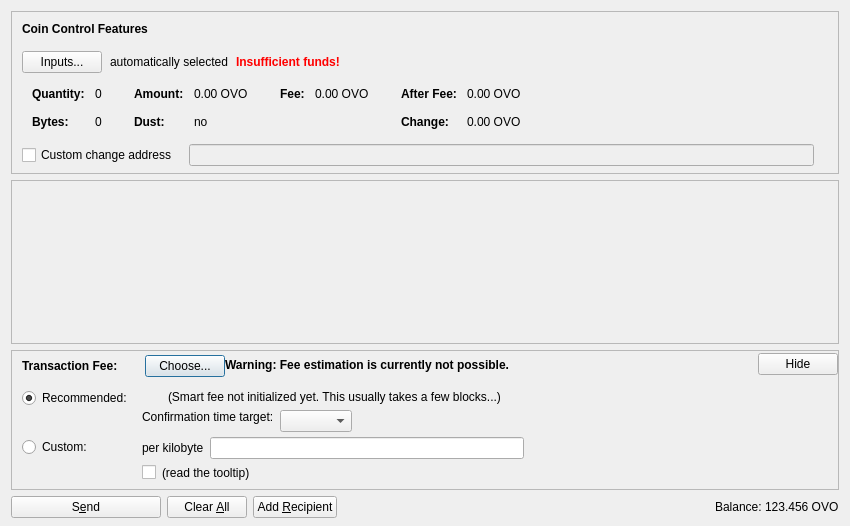
<?xml version="1.0" encoding="UTF-8"?>
<ui version="4.0">
 <class>SendCoinsDialog</class>
 <widget class="QDialog" name="SendCoinsDialog">
  <property name="geometry">
   <rect>
    <x>0</x>
    <y>0</y>
    <width>850</width>
    <height>526</height>
   </rect>
  </property>
  <property name="windowTitle">
   <string>Send Coins</string>
  </property>
  <layout class="QVBoxLayout" name="verticalLayout" stretch="0,1,0,0">
   <property name="bottomMargin">
    <number>8</number>
   </property>
   <item>
    <widget class="QFrame" name="frameCoinControl">
     <property name="sizePolicy">
      <sizepolicy hsizetype="Expanding" vsizetype="Expanding">
       <horstretch>0</horstretch>
       <verstretch>0</verstretch>
      </sizepolicy>
     </property>
     <property name="maximumSize">
      <size>
       <width>16777215</width>
       <height>16777215</height>
      </size>
     </property>
     <property name="frameShape">
      <enum>QFrame::StyledPanel</enum>
     </property>
     <property name="frameShadow">
      <enum>QFrame::Sunken</enum>
     </property>
     <layout class="QVBoxLayout" name="verticalLayoutCoinControl2">
      <property name="spacing">
       <number>0</number>
      </property>
      <property name="leftMargin">
       <number>0</number>
      </property>
      <property name="topMargin">
       <number>0</number>
      </property>
      <property name="rightMargin">
       <number>0</number>
      </property>
      <property name="bottomMargin">
       <number>6</number>
      </property>
      <item>
       <layout class="QVBoxLayout" name="verticalLayoutCoinControl" stretch="0,0,0,0,1">
        <property name="spacing">
         <number>0</number>
        </property>
        <property name="leftMargin">
         <number>10</number>
        </property>
        <property name="topMargin">
         <number>10</number>
        </property>
        <item>
         <layout class="QHBoxLayout" name="horizontalLayoutCoinControl1">
          <property name="bottomMargin">
           <number>15</number>
          </property>
          <item>
           <widget class="QLabel" name="labelCoinControlFeatures">
            <property name="sizePolicy">
             <sizepolicy hsizetype="Preferred" vsizetype="Maximum">
              <horstretch>0</horstretch>
              <verstretch>0</verstretch>
             </sizepolicy>
            </property>
            <property name="font">
             <font>
              <weight>75</weight>
              <bold>true</bold>
             </font>
            </property>
            <property name="styleSheet">
             <string notr="true">font-weight:bold;</string>
            </property>
            <property name="text">
             <string>Coin Control Features</string>
            </property>
           </widget>
          </item>
         </layout>
        </item>
        <item>
         <layout class="QHBoxLayout" name="horizontalLayoutCoinControl2" stretch="0,0,0,0">
          <property name="spacing">
           <number>8</number>
          </property>
          <property name="bottomMargin">
           <number>10</number>
          </property>
          <item>
           <widget class="QPushButton" name="pushButtonCoinControl">
            <property name="styleSheet">
             <string notr="true"/>
            </property>
            <property name="text">
             <string>Inputs...</string>
            </property>
            <property name="autoDefault">
             <bool>false</bool>
            </property>
           </widget>
          </item>
          <item>
           <widget class="QLabel" name="labelCoinControlAutomaticallySelected">
            <property name="text">
             <string>automatically selected</string>
            </property>
            <property name="margin">
             <number>5</number>
            </property>
           </widget>
          </item>
          <item>
           <widget class="QLabel" name="labelCoinControlInsuffFunds">
            <property name="font">
             <font>
              <weight>75</weight>
              <bold>true</bold>
             </font>
            </property>
            <property name="styleSheet">
             <string notr="true">color:red;font-weight:bold;</string>
            </property>
            <property name="text">
             <string>Insufficient funds!</string>
            </property>
            <property name="margin">
             <number>5</number>
            </property>
           </widget>
          </item>
          <item>
           <spacer name="horizontalSpacerCoinControl">
            <property name="orientation">
             <enum>Qt::Horizontal</enum>
            </property>
            <property name="sizeHint" stdset="0">
             <size>
              <width>40</width>
              <height>1</height>
             </size>
            </property>
           </spacer>
          </item>
         </layout>
        </item>
        <item>
         <widget class="QWidget" name="widgetCoinControl" native="true">
          <property name="sizePolicy">
           <sizepolicy hsizetype="Preferred" vsizetype="Preferred">
            <horstretch>0</horstretch>
            <verstretch>0</verstretch>
           </sizepolicy>
          </property>
          <property name="minimumSize">
           <size>
            <width>0</width>
            <height>0</height>
           </size>
          </property>
          <property name="styleSheet">
           <string notr="true"/>
          </property>
          <layout class="QHBoxLayout" name="horizontalLayoutCoinControl5">
           <property name="leftMargin">
            <number>0</number>
           </property>
           <property name="topMargin">
            <number>0</number>
           </property>
           <property name="rightMargin">
            <number>0</number>
           </property>
           <property name="bottomMargin">
            <number>0</number>
           </property>
           <item>
            <layout class="QHBoxLayout" name="horizontalLayoutCoinControl3" stretch="0,0,0,1">
             <property name="spacing">
              <number>20</number>
             </property>
             <property name="topMargin">
              <number>0</number>
             </property>
             <property name="bottomMargin">
              <number>10</number>
             </property>
             <item>
              <layout class="QFormLayout" name="formLayoutCoinControl1">
               <property name="horizontalSpacing">
                <number>10</number>
               </property>
               <property name="verticalSpacing">
                <number>14</number>
               </property>
               <property name="leftMargin">
                <number>10</number>
               </property>
               <property name="topMargin">
                <number>4</number>
               </property>
               <property name="rightMargin">
                <number>6</number>
               </property>
               <item row="0" column="0">
                <widget class="QLabel" name="labelCoinControlQuantityText">
                 <property name="font">
                  <font>
                   <weight>75</weight>
                   <bold>true</bold>
                  </font>
                 </property>
                 <property name="text">
                  <string>Quantity:</string>
                 </property>
                 <property name="margin">
                  <number>0</number>
                 </property>
                </widget>
               </item>
               <item row="0" column="1">
                <widget class="QLabel" name="labelCoinControlQuantity">
                 <property name="cursor">
                  <cursorShape>IBeamCursor</cursorShape>
                 </property>
                 <property name="contextMenuPolicy">
                  <enum>Qt::ActionsContextMenu</enum>
                 </property>
                 <property name="text">
                  <string notr="true">0</string>
                 </property>
                 <property name="margin">
                  <number>0</number>
                 </property>
                 <property name="textInteractionFlags">
                  <set>Qt::LinksAccessibleByMouse|Qt::TextSelectableByKeyboard|Qt::TextSelectableByMouse</set>
                 </property>
                </widget>
               </item>
               <item row="1" column="0">
                <widget class="QLabel" name="labelCoinControlBytesText">
                 <property name="font">
                  <font>
                   <weight>75</weight>
                   <bold>true</bold>
                  </font>
                 </property>
                 <property name="text">
                  <string>Bytes:</string>
                 </property>
                </widget>
               </item>
               <item row="1" column="1">
                <widget class="QLabel" name="labelCoinControlBytes">
                 <property name="cursor">
                  <cursorShape>IBeamCursor</cursorShape>
                 </property>
                 <property name="contextMenuPolicy">
                  <enum>Qt::ActionsContextMenu</enum>
                 </property>
                 <property name="text">
                  <string notr="true">0</string>
                 </property>
                 <property name="textInteractionFlags">
                  <set>Qt::LinksAccessibleByMouse|Qt::TextSelectableByKeyboard|Qt::TextSelectableByMouse</set>
                 </property>
                </widget>
               </item>
              </layout>
             </item>
             <item>
              <layout class="QFormLayout" name="formLayoutCoinControl2">
               <property name="horizontalSpacing">
                <number>10</number>
               </property>
               <property name="verticalSpacing">
                <number>14</number>
               </property>
               <property name="leftMargin">
                <number>6</number>
               </property>
               <property name="topMargin">
                <number>4</number>
               </property>
               <property name="rightMargin">
                <number>6</number>
               </property>
               <item row="0" column="0">
                <widget class="QLabel" name="labelCoinControlAmountText">
                 <property name="font">
                  <font>
                   <weight>75</weight>
                   <bold>true</bold>
                  </font>
                 </property>
                 <property name="text">
                  <string>Amount:</string>
                 </property>
                 <property name="margin">
                  <number>0</number>
                 </property>
                </widget>
               </item>
               <item row="0" column="1">
                <widget class="QLabel" name="labelCoinControlAmount">
                 <property name="cursor">
                  <cursorShape>IBeamCursor</cursorShape>
                 </property>
                 <property name="contextMenuPolicy">
                  <enum>Qt::ActionsContextMenu</enum>
                 </property>
                 <property name="text">
                  <string notr="true">0.00 OVO</string>
                 </property>
                 <property name="textInteractionFlags">
                  <set>Qt::LinksAccessibleByMouse|Qt::TextSelectableByKeyboard|Qt::TextSelectableByMouse</set>
                 </property>
                </widget>
               </item>
               <item row="1" column="0">
                <widget class="QLabel" name="labelCoinControlLowOutputText">
                 <property name="font">
                  <font>
                   <weight>75</weight>
                   <bold>true</bold>
                  </font>
                 </property>
                 <property name="text">
                  <string>Dust:</string>
                 </property>
                </widget>
               </item>
               <item row="1" column="1">
                <widget class="QLabel" name="labelCoinControlLowOutput">
                 <property name="cursor">
                  <cursorShape>IBeamCursor</cursorShape>
                 </property>
                 <property name="contextMenuPolicy">
                  <enum>Qt::ActionsContextMenu</enum>
                 </property>
                 <property name="text">
                  <string notr="true">no</string>
                 </property>
                 <property name="textInteractionFlags">
                  <set>Qt::LinksAccessibleByMouse|Qt::TextSelectableByKeyboard|Qt::TextSelectableByMouse</set>
                 </property>
                </widget>
               </item>
              </layout>
             </item>
             <item>
              <layout class="QFormLayout" name="formLayoutCoinControl3">
               <property name="horizontalSpacing">
                <number>10</number>
               </property>
               <property name="verticalSpacing">
                <number>14</number>
               </property>
               <property name="leftMargin">
                <number>6</number>
               </property>
               <property name="topMargin">
                <number>4</number>
               </property>
               <property name="rightMargin">
                <number>6</number>
               </property>
               <item row="0" column="0">
                <widget class="QLabel" name="labelCoinControlFeeText">
                 <property name="font">
                  <font>
                   <weight>75</weight>
                   <bold>true</bold>
                  </font>
                 </property>
                 <property name="text">
                  <string>Fee:</string>
                 </property>
                 <property name="margin">
                  <number>0</number>
                 </property>
                </widget>
               </item>
               <item row="0" column="1">
                <widget class="QLabel" name="labelCoinControlFee">
                 <property name="cursor">
                  <cursorShape>IBeamCursor</cursorShape>
                 </property>
                 <property name="contextMenuPolicy">
                  <enum>Qt::ActionsContextMenu</enum>
                 </property>
                 <property name="text">
                  <string notr="true">0.00 OVO</string>
                 </property>
                 <property name="textInteractionFlags">
                  <set>Qt::LinksAccessibleByMouse|Qt::TextSelectableByKeyboard|Qt::TextSelectableByMouse</set>
                 </property>
                </widget>
               </item>
              </layout>
             </item>
             <item>
              <layout class="QFormLayout" name="formLayoutCoinControl4">
               <property name="horizontalSpacing">
                <number>10</number>
               </property>
               <property name="verticalSpacing">
                <number>14</number>
               </property>
               <property name="leftMargin">
                <number>6</number>
               </property>
               <property name="topMargin">
                <number>4</number>
               </property>
               <property name="rightMargin">
                <number>6</number>
               </property>
               <item row="0" column="0">
                <widget class="QLabel" name="labelCoinControlAfterFeeText">
                 <property name="font">
                  <font>
                   <weight>75</weight>
                   <bold>true</bold>
                  </font>
                 </property>
                 <property name="text">
                  <string>After Fee:</string>
                 </property>
                 <property name="margin">
                  <number>0</number>
                 </property>
                </widget>
               </item>
               <item row="0" column="1">
                <widget class="QLabel" name="labelCoinControlAfterFee">
                 <property name="cursor">
                  <cursorShape>IBeamCursor</cursorShape>
                 </property>
                 <property name="contextMenuPolicy">
                  <enum>Qt::ActionsContextMenu</enum>
                 </property>
                 <property name="text">
                  <string notr="true">0.00 OVO</string>
                 </property>
                 <property name="textInteractionFlags">
                  <set>Qt::LinksAccessibleByMouse|Qt::TextSelectableByKeyboard|Qt::TextSelectableByMouse</set>
                 </property>
                </widget>
               </item>
               <item row="1" column="0">
                <widget class="QLabel" name="labelCoinControlChangeText">
                 <property name="font">
                  <font>
                   <weight>75</weight>
                   <bold>true</bold>
                  </font>
                 </property>
                 <property name="text">
                  <string>Change:</string>
                 </property>
                </widget>
               </item>
               <item row="1" column="1">
                <widget class="QLabel" name="labelCoinControlChange">
                 <property name="cursor">
                  <cursorShape>IBeamCursor</cursorShape>
                 </property>
                 <property name="contextMenuPolicy">
                  <enum>Qt::ActionsContextMenu</enum>
                 </property>
                 <property name="text">
                  <string notr="true">0.00 OVO</string>
                 </property>
                 <property name="textInteractionFlags">
                  <set>Qt::LinksAccessibleByMouse|Qt::TextSelectableByKeyboard|Qt::TextSelectableByMouse</set>
                 </property>
                </widget>
               </item>
              </layout>
             </item>
            </layout>
           </item>
          </layout>
         </widget>
        </item>
        <item>
         <layout class="QHBoxLayout" name="horizontalLayoutCoinControl4" stretch="0,0,0">
          <property name="spacing">
           <number>12</number>
          </property>
          <property name="sizeConstraint">
           <enum>QLayout::SetDefaultConstraint</enum>
          </property>
          <property name="topMargin">
           <number>5</number>
          </property>
          <property name="rightMargin">
           <number>5</number>
          </property>
          <item>
           <widget class="QCheckBox" name="checkBoxCoinControlChange">
            <property name="toolTip">
             <string>If this is activated, but the change address is empty or invalid, change will be sent to a newly generated address.</string>
            </property>
            <property name="text">
             <string>Custom change address</string>
            </property>
           </widget>
          </item>
          <item>
           <widget class="QValidatedLineEdit" name="lineEditCoinControlChange">
            <property name="enabled">
             <bool>false</bool>
            </property>
            <property name="sizePolicy">
             <sizepolicy hsizetype="Expanding" vsizetype="Fixed">
              <horstretch>0</horstretch>
              <verstretch>0</verstretch>
             </sizepolicy>
            </property>
           </widget>
          </item>
          <item>
           <widget class="QLabel" name="labelCoinControlChangeLabel">
            <property name="sizePolicy">
             <sizepolicy hsizetype="Preferred" vsizetype="Expanding">
              <horstretch>0</horstretch>
              <verstretch>0</verstretch>
             </sizepolicy>
            </property>
            <property name="minimumSize">
             <size>
              <width>0</width>
              <height>0</height>
             </size>
            </property>
            <property name="text">
             <string/>
            </property>
            <property name="margin">
             <number>3</number>
            </property>
           </widget>
          </item>
         </layout>
        </item>
        <item>
         <spacer name="verticalSpacerCoinControl">
          <property name="orientation">
           <enum>Qt::Vertical</enum>
          </property>
          <property name="sizeHint" stdset="0">
           <size>
            <width>800</width>
            <height>1</height>
           </size>
          </property>
         </spacer>
        </item>
       </layout>
      </item>
     </layout>
    </widget>
   </item>
   <item>
    <widget class="QScrollArea" name="scrollArea">
     <property name="widgetResizable">
      <bool>true</bool>
     </property>
     <widget class="QWidget" name="scrollAreaWidgetContents">
      <property name="geometry">
       <rect>
        <x>0</x>
        <y>0</y>
        <width>830</width>
        <height>104</height>
       </rect>
      </property>
      <layout class="QVBoxLayout" name="verticalLayout_2" stretch="0,1">
       <property name="leftMargin">
        <number>0</number>
       </property>
       <property name="topMargin">
        <number>0</number>
       </property>
       <property name="rightMargin">
        <number>0</number>
       </property>
       <property name="bottomMargin">
        <number>0</number>
       </property>
       <item>
        <layout class="QVBoxLayout" name="entries">
         <property name="spacing">
          <number>6</number>
         </property>
        </layout>
       </item>
       <item>
        <spacer name="verticalSpacer">
         <property name="orientation">
          <enum>Qt::Vertical</enum>
         </property>
         <property name="sizeHint" stdset="0">
          <size>
           <width>20</width>
           <height>40</height>
          </size>
         </property>
        </spacer>
       </item>
      </layout>
     </widget>
    </widget>
   </item>
   <item>
    <widget class="QFrame" name="frameFee">
     <property name="sizePolicy">
      <sizepolicy hsizetype="Expanding" vsizetype="Expanding">
       <horstretch>0</horstretch>
       <verstretch>0</verstretch>
      </sizepolicy>
     </property>
     <property name="maximumSize">
      <size>
       <width>16777215</width>
       <height>16777215</height>
      </size>
     </property>
     <property name="frameShape">
      <enum>QFrame::StyledPanel</enum>
     </property>
     <property name="frameShadow">
      <enum>QFrame::Sunken</enum>
     </property>
     <layout class="QVBoxLayout" name="verticalLayoutFee1">
      <property name="spacing">
       <number>0</number>
      </property>
      <property name="leftMargin">
       <number>0</number>
      </property>
      <property name="topMargin">
       <number>0</number>
      </property>
      <property name="rightMargin">
       <number>0</number>
      </property>
      <property name="bottomMargin">
       <number>0</number>
      </property>
      <item>
       <layout class="QVBoxLayout" name="verticalLayoutFee2" stretch="0,0,0">
        <property name="spacing">
         <number>0</number>
        </property>
        <property name="leftMargin">
         <number>10</number>
        </property>
        <property name="topMargin">
         <number>0</number>
        </property>
        <item>
         <layout class="QHBoxLayout" name="horizontalLayoutFee1">
          <property name="bottomMargin">
           <number>0</number>
          </property>
          <item>
           <layout class="QVBoxLayout" name="verticalLayoutFee7">
            <property name="spacing">
             <number>0</number>
            </property>
            <item>
             <spacer name="verticalSpacerSmartFee">
              <property name="orientation">
               <enum>Qt::Vertical</enum>
              </property>
              <property name="sizeType">
               <enum>QSizePolicy::Fixed</enum>
              </property>
              <property name="sizeHint" stdset="0">
               <size>
                <width>1</width>
                <height>4</height>
               </size>
              </property>
             </spacer>
            </item>
            <item>
             <layout class="QHBoxLayout" name="horizontalLayoutSmartFee">
              <property name="spacing">
               <number>10</number>
              </property>
              <item>
               <widget class="QLabel" name="labelFeeHeadline">
                <property name="sizePolicy">
                 <sizepolicy hsizetype="Preferred" vsizetype="Maximum">
                  <horstretch>0</horstretch>
                  <verstretch>0</verstretch>
                 </sizepolicy>
                </property>
                <property name="font">
                 <font>
                  <weight>75</weight>
                  <bold>true</bold>
                 </font>
                </property>
                <property name="styleSheet">
                 <string notr="true">font-weight:bold;</string>
                </property>
                <property name="text">
                 <string>Transaction Fee:</string>
                </property>
               </widget>
              </item>
              <item>
               <widget class="QLabel" name="labelFeeMinimized">
                <property name="text">
                 <string/>
                </property>
               </widget>
              </item>
              <item>
               <widget class="QPushButton" name="buttonChooseFee">
                <property name="text">
                 <string>Choose...</string>
                </property>
               </widget>
              </item>
             </layout>
            </item>
            <item>
             <spacer name="verticalSpacer_5">
              <property name="orientation">
               <enum>Qt::Vertical</enum>
              </property>
              <property name="sizeHint" stdset="0">
               <size>
                <width>1</width>
                <height>1</height>
               </size>
              </property>
             </spacer>
            </item>
           </layout>
          </item>
          <item>
           <widget class="QLabel" name="fallbackFeeWarningLabel">
            <property name="toolTip">
             <string>Using the fallbackfee can result in sending a transaction that will take several hours or days (or never) to confirm. Consider choosing your fee manually or wait until you have validated the complete chain.</string>
            </property>
            <property name="font">
            <font>
                <weight>75</weight>
                <bold>true</bold>
            </font>
            </property>
            <property name="text">
             <string>Warning: Fee estimation is currently not possible.</string>
            </property>
            <property name="wordWrap">
             <bool>false</bool>
            </property>
           </widget>
          </item>
          <item>
           <spacer name="horizontalSpacer_4">
            <property name="orientation">
             <enum>Qt::Horizontal</enum>
            </property>
            <property name="sizeType">
             <enum>QSizePolicy::MinimumExpanding</enum>
            </property>
            <property name="sizeHint" stdset="0">
             <size>
              <width>40</width>
              <height>20</height>
             </size>
            </property>
           </spacer>
          </item>
          <item>
           <widget class="QPushButton" name="buttonMinimizeFee">
            <property name="toolTip">
             <string>collapse fee-settings</string>
            </property>
            <property name="text">
             <string>Hide</string>
            </property>
           </widget>
          </item>
         </layout>
        </item>
        <item>
         <widget class="QFrame" name="frameFeeSelection">
          <layout class="QVBoxLayout" name="verticalLayoutFee12">
           <property name="spacing">
            <number>0</number>
           </property>
           <property name="leftMargin">
            <number>0</number>
           </property>
           <property name="topMargin">
            <number>0</number>
           </property>
           <property name="rightMargin">
            <number>0</number>
           </property>
           <property name="bottomMargin">
            <number>0</number>
           </property>
           <item>
            <layout class="QGridLayout" name="gridLayoutFee">
             <property name="topMargin">
              <number>10</number>
             </property>
             <property name="bottomMargin">
              <number>4</number>
             </property>
             <property name="horizontalSpacing">
              <number>10</number>
             </property>
             <property name="verticalSpacing">
              <number>4</number>
             </property>
             <item row="1" column="1">
              <layout class="QVBoxLayout" name="verticalLayoutFee8">
               <property name="spacing">
                <number>6</number>
               </property>
               <item>
                <layout class="QHBoxLayout" name="horizontalLayoutFee13">
                 <item>
                  <widget class="QLabel" name="labelCustomPerKilobyte">
                   <property name="toolTip">
                    <string>If the custom fee is set to 1000 satoshis and the transaction is only 250 bytes, then &quot;per kilobyte&quot; only pays 250 satoshis in fee, while &quot;total at least&quot; pays 1000 satoshis. For transactions bigger than a kilobyte both pay by kilobyte.</string>
                   </property>
                   <property name="text">
                    <string>per kilobyte</string>
                   </property>
                  </widget>
                 </item>
                 <item>
                  <widget class="BitcoinAmountField" name="customFee"/>
                 </item>
                 <item>
                  <spacer name="horizontalSpacer_6">
                   <property name="orientation">
                    <enum>Qt::Horizontal</enum>
                   </property>
                   <property name="sizeHint" stdset="0">
                    <size>
                     <width>1</width>
                     <height>1</height>
                    </size>
                   </property>
                  </spacer>
                 </item>
                </layout>
               </item>
               <item>
                <layout class="QHBoxLayout" name="horizontalLayoutFee8">
                 <item>
                  <widget class="QCheckBox" name="checkBoxMinimumFee">
                   <property name="toolTip">
                    <string>Paying only the minimum fee is just fine as long as there is less transaction volume than space in the blocks. But be aware that this can end up in a never confirming transaction once there is more demand for ovato transactions than the network can process.</string>
                   </property>
                   <property name="text">
                    <string/>
                   </property>
                  </widget>
                 </item>
                 <item>
                  <widget class="QLabel" name="labelMinFeeWarning">
                   <property name="enabled">
                    <bool>true</bool>
                   </property>
                   <property name="toolTip">
                    <string>Paying only the minimum fee is just fine as long as there is less transaction volume than space in the blocks. But be aware that this can end up in a never confirming transaction once there is more demand for ovato transactions than the network can process.</string>
                   </property>
                   <property name="text">
                    <string>(read the tooltip)</string>
                   </property>
                   <property name="margin">
                    <number>5</number>
                   </property>
                  </widget>
                 </item>
                 <item>
                  <spacer name="horizontalSpacer_2">
                   <property name="orientation">
                    <enum>Qt::Horizontal</enum>
                   </property>
                   <property name="sizeHint" stdset="0">
                    <size>
                     <width>1</width>
                     <height>1</height>
                    </size>
                   </property>
                  </spacer>
                 </item>
                </layout>
               </item>
              </layout>
             </item>
             <item row="0" column="0">
              <layout class="QVBoxLayout" name="verticalLayoutFee4" stretch="0,1">
               <item>
                <widget class="QRadioButton" name="radioSmartFee">
                 <property name="text">
                  <string>Recommended:</string>
                 </property>
                 <property name="checked">
                  <bool>true</bool>
                 </property>
                 <attribute name="buttonGroup">
                  <string notr="true">groupFee</string>
                 </attribute>
                </widget>
               </item>
               <item>
                <spacer name="verticalSpacer_2">
                 <property name="orientation">
                  <enum>Qt::Vertical</enum>
                 </property>
                 <property name="sizeHint" stdset="0">
                  <size>
                   <width>1</width>
                   <height>1</height>
                  </size>
                 </property>
                </spacer>
               </item>
              </layout>
             </item>
             <item row="1" column="0">
              <layout class="QVBoxLayout" name="verticalLayoutFee9" stretch="0,1">
               <item>
                <widget class="QRadioButton" name="radioCustomFee">
                 <property name="text">
                  <string>Custom:</string>
                 </property>
                 <attribute name="buttonGroup">
                  <string notr="true">groupFee</string>
                 </attribute>
                </widget>
               </item>
               <item>
                <spacer name="verticalSpacer_6">
                 <property name="orientation">
                  <enum>Qt::Vertical</enum>
                 </property>
                 <property name="sizeHint" stdset="0">
                  <size>
                   <width>1</width>
                   <height>1</height>
                  </size>
                 </property>
                </spacer>
               </item>
              </layout>
             </item>
             <item row="0" column="1">
              <layout class="QVBoxLayout" name="verticalLayoutFee3" stretch="0,0,1">
               <property name="spacing">
                <number>6</number>
               </property>
               <property name="topMargin">
                <number>2</number>
               </property>
               <item>
                <layout class="QHBoxLayout" name="horizontalLayoutFee12">
                 <item>
                  <widget class="QLabel" name="labelSmartFee">
                   <property name="text">
                    <string/>
                   </property>
                   <property name="margin">
                    <number>2</number>
                   </property>
                  </widget>
                 </item>
                 <item>
                  <widget class="QLabel" name="labelFeeEstimation">
                   <property name="text">
                    <string/>
                   </property>
                  </widget>
                 </item>
                 <item>
                  <widget class="QLabel" name="labelSmartFee2">
                   <property name="text">
                    <string>(Smart fee not initialized yet. This usually takes a few blocks...)</string>
                   </property>
                   <property name="margin">
                    <number>2</number>
                   </property>
                  </widget>
                 </item>
                 <item>
                  <spacer name="horizontalSpacer_5">
                   <property name="orientation">
                    <enum>Qt::Horizontal</enum>
                   </property>
                   <property name="sizeHint" stdset="0">
                    <size>
                     <width>1</width>
                     <height>1</height>
                    </size>
                   </property>
                  </spacer>
                 </item>
                </layout>
               </item>
               <item>
                <layout class="QHBoxLayout" name="horizontalLayoutFee9">
                 <item>
                  <layout class="QVBoxLayout" name="verticalLayoutFee6">
                   <item>
                    <widget class="QLabel" name="labelSmartFee3">
                     <property name="text">
                      <string>Confirmation time target:</string>
                     </property>
                     <property name="margin">
                      <number>2</number>
                     </property>
                    </widget>
                   </item>
                   <item>
                    <spacer name="verticalSpacer_3">
                     <property name="orientation">
                      <enum>Qt::Vertical</enum>
                     </property>
                     <property name="sizeHint" stdset="0">
                      <size>
                       <width>1</width>
                       <height>1</height>
                      </size>
                     </property>
                    </spacer>
                   </item>
                  </layout>
                 </item>
                 <item>
                  <layout class="QVBoxLayout" name="verticalLayoutFee5">
                   <property name="rightMargin">
                    <number>30</number>
                   </property>
                   <item>
                    <layout class="QHBoxLayout" name="horizontalLayoutConfTarget">
                     <property name="bottomMargin">
                      <number>0</number>
                     </property>
                     <item>
                      <widget class="QComboBox" name="confTargetSelector"/>
                     </item>
                     <item>
                      <spacer name="horizontalSpacerConfTarget">
                       <property name="orientation">
                        <enum>Qt::Horizontal</enum>
                       </property>
                       <property name="sizeHint" stdset="0">
                        <size>
                         <width>40</width>
                         <height>20</height>
                        </size>
                       </property>
                      </spacer>
                     </item>
                    </layout>
                   </item>
                  </layout>
                 </item>
                </layout>
               </item>
               <item>
                <spacer name="verticalSpacer_4">
                 <property name="orientation">
                  <enum>Qt::Vertical</enum>
                 </property>
                 <property name="sizeHint" stdset="0">
                  <size>
                   <width>1</width>
                   <height>1</height>
                  </size>
                 </property>
                </spacer>
               </item>
              </layout>
             </item>
            </layout>
           </item>
          </layout>
         </widget>
        </item>
        <item>
         <spacer name="verticalSpacerFee">
          <property name="orientation">
           <enum>Qt::Vertical</enum>
          </property>
          <property name="sizeHint" stdset="0">
           <size>
            <width>40</width>
            <height>5</height>
           </size>
          </property>
         </spacer>
        </item>
       </layout>
      </item>
     </layout>
    </widget>
   </item>
   <item>
    <layout class="QHBoxLayout" name="horizontalLayout">
     <item>
      <widget class="QPushButton" name="sendButton">
       <property name="minimumSize">
        <size>
         <width>150</width>
         <height>0</height>
        </size>
       </property>
       <property name="toolTip">
        <string>Confirm the send action</string>
       </property>
       <property name="text">
        <string>S&amp;end</string>
       </property>
       <property name="icon">
        <iconset resource="../bitcoin.qrc">
         <normaloff>:/icons/send</normaloff>:/icons/send</iconset>
       </property>
       <property name="autoDefault">
        <bool>false</bool>
       </property>
       <property name="default">
        <bool>false</bool>
       </property>
      </widget>
     </item>
     <item>
      <widget class="QPushButton" name="clearButton">
       <property name="sizePolicy">
        <sizepolicy hsizetype="Minimum" vsizetype="Fixed">
         <horstretch>0</horstretch>
         <verstretch>0</verstretch>
        </sizepolicy>
       </property>
       <property name="toolTip">
        <string>Clear all fields of the form.</string>
       </property>
       <property name="text">
        <string>Clear &amp;All</string>
       </property>
       <property name="icon">
        <iconset resource="../bitcoin.qrc">
         <normaloff>:/icons/remove</normaloff>:/icons/remove</iconset>
       </property>
       <property name="autoDefault">
        <bool>false</bool>
       </property>
      </widget>
     </item>
     <item>
      <widget class="QPushButton" name="addButton">
       <property name="toolTip">
        <string>Send to multiple recipients at once</string>
       </property>
       <property name="text">
        <string>Add &amp;Recipient</string>
       </property>
       <property name="icon">
        <iconset resource="../bitcoin.qrc">
         <normaloff>:/icons/add</normaloff>:/icons/add</iconset>
       </property>
       <property name="autoDefault">
        <bool>false</bool>
       </property>
      </widget>
     </item>
     <item>
      <spacer name="horizontalSpacer">
       <property name="orientation">
        <enum>Qt::Horizontal</enum>
       </property>
       <property name="sizeHint" stdset="0">
        <size>
         <width>40</width>
         <height>20</height>
        </size>
       </property>
      </spacer>
     </item>
     <item>
      <layout class="QHBoxLayout" name="horizontalLayout_2">
       <property name="spacing">
        <number>3</number>
       </property>
       <item>
        <widget class="QLabel" name="label">
         <property name="sizePolicy">
          <sizepolicy hsizetype="Preferred" vsizetype="Fixed">
           <horstretch>0</horstretch>
           <verstretch>0</verstretch>
          </sizepolicy>
         </property>
         <property name="text">
          <string>Balance:</string>
         </property>
        </widget>
       </item>
       <item>
        <widget class="QLabel" name="labelBalance">
         <property name="sizePolicy">
          <sizepolicy hsizetype="Preferred" vsizetype="Fixed">
           <horstretch>0</horstretch>
           <verstretch>0</verstretch>
          </sizepolicy>
         </property>
         <property name="cursor">
          <cursorShape>IBeamCursor</cursorShape>
         </property>
         <property name="text">
          <string notr="true">123.456 OVO</string>
         </property>
         <property name="textInteractionFlags">
          <set>Qt::LinksAccessibleByMouse|Qt::TextSelectableByKeyboard|Qt::TextSelectableByMouse</set>
         </property>
        </widget>
       </item>
      </layout>
     </item>
    </layout>
   </item>
  </layout>
 </widget>
 <customwidgets>
  <customwidget>
   <class>QValidatedLineEdit</class>
   <extends>QLineEdit</extends>
   <header>qvalidatedlineedit.h</header>
  </customwidget>
  <customwidget>
   <class>BitcoinAmountField</class>
   <extends>QLineEdit</extends>
   <header>bitcoinamountfield.h</header>
   <container>1</container>
  </customwidget>
 </customwidgets>
 <resources>
  <include location="../bitcoin.qrc"/>
 </resources>
 <connections/>
 <buttongroups>
  <buttongroup name="groupFee"/>
 </buttongroups>
</ui>
